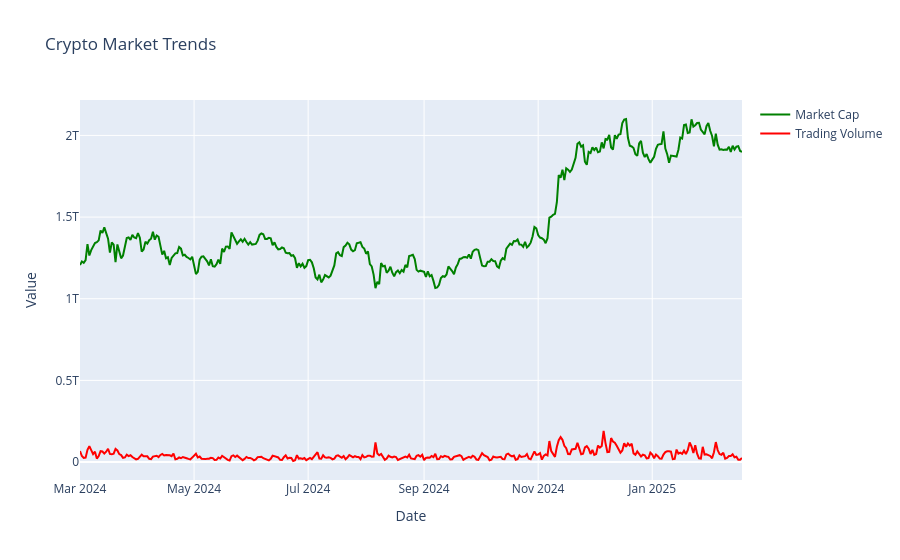

Write notebook code for a chart like this one.
### Code cell
import plotly.graph_objects as go

# Create subplots
fig = go.Figure()

# Price Line
# fig.add_trace(go.Scatter(x=df["timestamp"], y=df["price_usd"], mode="lines", name="Price (USD)", line=dict(color='blue')))

# Market Cap Line
fig.add_trace(go.Scatter(x=df["timestamp"], y=df["market_cap"], mode="lines", name="Market Cap", line=dict(color='green')))

# Volume Line
fig.add_trace(go.Scatter(x=df["timestamp"], y=df["volume"], mode="lines", name="Trading Volume", line=dict(color='red')))

# Layout
fig.update_layout(title="Crypto Market Trends", xaxis_title="Date", yaxis_title="Value", hovermode="x unified")

# Show Plot
fig.show()

### Figure 1 — Plotly figure (JSON) as saved in the notebook; plotly's stock layout.template omitted (floating-point values rounded to 4 significant figures; data arrays with more than 128 entries replaced by an {"elided": "..."} marker saying what was removed)
{"data": [{"line": {"color": "green"}, "mode": "lines", "name": "Market Cap", "type": "scatter", "x": {"elided": "355 str values"}, "y": {"elided": "355 float values"}}, {"line": {"color": "red"}, "mode": "lines", "name": "Trading Volume", "type": "scatter", "x": {"elided": "355 str values"}, "y": {"elided": "355 float values"}}], "layout": {"hovermode": "x unified", "title": {"text": "Crypto Market Trends"}, "xaxis": {"title": {"text": "Date"}}, "yaxis": {"title": {"text": "Value"}}}}
